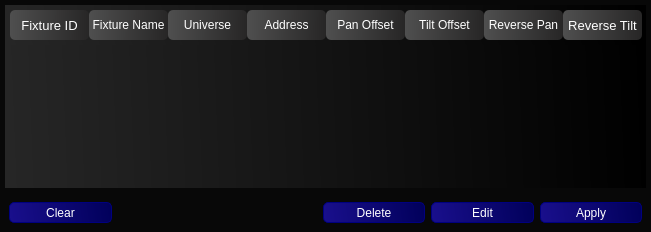
<?xml version="1.0" encoding="UTF-8"?>
<ui version="4.0">
 <class>FixtureDetails</class>
 <widget class="QWidget" name="FixtureDetails">
  <property name="geometry">
   <rect>
    <x>0</x>
    <y>0</y>
    <width>651</width>
    <height>232</height>
   </rect>
  </property>
  <property name="sizePolicy">
   <sizepolicy hsizetype="Preferred" vsizetype="Preferred">
    <horstretch>200</horstretch>
    <verstretch>200</verstretch>
   </sizepolicy>
  </property>
  <property name="maximumSize">
   <size>
    <width>16777215</width>
    <height>5000</height>
   </size>
  </property>
  <property name="windowTitle">
   <string>Form</string>
  </property>
  <property name="styleSheet">
   <string notr="true">background-color: rgb(255, 255, 255);
color:white;</string>
  </property>
  <layout class="QVBoxLayout" name="verticalLayout" stretch="5,1">
   <property name="spacing">
    <number>0</number>
   </property>
   <property name="leftMargin">
    <number>0</number>
   </property>
   <property name="topMargin">
    <number>0</number>
   </property>
   <property name="rightMargin">
    <number>0</number>
   </property>
   <property name="bottomMargin">
    <number>0</number>
   </property>
   <item>
    <widget class="QWidget" name="widget" native="true">
     <property name="styleSheet">
      <string notr="true">background-color: rgb(8, 8, 8);</string>
     </property>
     <layout class="QHBoxLayout" name="horizontalLayout_4">
      <property name="spacing">
       <number>2</number>
      </property>
      <property name="leftMargin">
       <number>5</number>
      </property>
      <property name="topMargin">
       <number>5</number>
      </property>
      <property name="rightMargin">
       <number>5</number>
      </property>
      <property name="bottomMargin">
       <number>5</number>
      </property>
      <item>
       <widget class="QWidget" name="widget_2" native="true">
        <property name="styleSheet">
         <string notr="true">background-color: qlineargradient(spread:pad, x1:0, y1:0.551, x2:1, y2:0.54, stop:0 rgba(38, 38, 38, 255), stop:1 rgba(0, 0, 0, 255));
 </string>
        </property>
        <layout class="QVBoxLayout" name="verticalLayout_4" stretch="0">
         <property name="spacing">
          <number>5</number>
         </property>
         <property name="leftMargin">
          <number>5</number>
         </property>
         <property name="topMargin">
          <number>0</number>
         </property>
         <property name="rightMargin">
          <number>4</number>
         </property>
         <property name="bottomMargin">
          <number>0</number>
         </property>
         <item>
          <widget class="QWidget" name="widget_4" native="true">
           <property name="sizePolicy">
            <sizepolicy hsizetype="Preferred" vsizetype="Preferred">
             <horstretch>250</horstretch>
             <verstretch>255</verstretch>
            </sizepolicy>
           </property>
           <property name="maximumSize">
            <size>
             <width>16777215</width>
             <height>800</height>
            </size>
           </property>
           <property name="styleSheet">
            <string notr="true">background-color:none;</string>
           </property>
           <layout class="QVBoxLayout" name="verticalLayout_2">
            <property name="spacing">
             <number>0</number>
            </property>
            <property name="leftMargin">
             <number>0</number>
            </property>
            <property name="topMargin">
             <number>5</number>
            </property>
            <property name="rightMargin">
             <number>0</number>
            </property>
            <property name="bottomMargin">
             <number>5</number>
            </property>
            <item>
             <layout class="QHBoxLayout" name="horizontalLayout">
              <property name="spacing">
               <number>0</number>
              </property>
              <item>
               <widget class="QPushButton" name="btnFixID">
                <property name="minimumSize">
                 <size>
                  <width>0</width>
                  <height>30</height>
                 </size>
                </property>
                <property name="font">
                 <font>
                  <pointsize>10</pointsize>
                 </font>
                </property>
                <property name="styleSheet">
                 <string notr="true">QPushButton{background-color: qlineargradient(spread:pad, x1:0, y1:0.568, x2:1, y2:0.574, stop:0 rgba(79, 79, 79, 255), stop:1 rgba(39, 38, 38, 255));border-style: solid;border-color: rgba(0, 0, 0, 255);border-width: 0px;border-radius: 5px;} </string>
                </property>
                <property name="text">
                 <string>Fixture ID</string>
                </property>
               </widget>
              </item>
              <item>
               <widget class="QPushButton" name="btnFixName">
                <property name="minimumSize">
                 <size>
                  <width>0</width>
                  <height>30</height>
                 </size>
                </property>
                <property name="styleSheet">
                 <string notr="true">QPushButton{background-color: qlineargradient(spread:pad, x1:0, y1:0.568, x2:1, y2:0.574, stop:0 rgba(79, 79, 79, 255), stop:1 rgba(39, 38, 38, 255));border-style: solid;border-color: rgba(0, 0, 0, 255);border-width: 0px;border-radius: 5px;} </string>
                </property>
                <property name="text">
                 <string>Fixture Name</string>
                </property>
               </widget>
              </item>
              <item>
               <widget class="QPushButton" name="btnUniverse">
                <property name="minimumSize">
                 <size>
                  <width>0</width>
                  <height>30</height>
                 </size>
                </property>
                <property name="styleSheet">
                 <string notr="true">QPushButton{background-color: qlineargradient(spread:pad, x1:0, y1:0.568, x2:1, y2:0.574, stop:0 rgba(79, 79, 79, 255), stop:1 rgba(39, 38, 38, 255));border-style: solid;border-color: rgba(0, 0, 0, 255);border-width: 0px;border-radius: 5px;} </string>
                </property>
                <property name="text">
                 <string>Universe</string>
                </property>
               </widget>
              </item>
              <item>
               <widget class="QPushButton" name="btnAddress">
                <property name="minimumSize">
                 <size>
                  <width>0</width>
                  <height>30</height>
                 </size>
                </property>
                <property name="styleSheet">
                 <string notr="true">QPushButton{background-color: qlineargradient(spread:pad, x1:0, y1:0.568, x2:1, y2:0.574, stop:0 rgba(79, 79, 79, 255), stop:1 rgba(39, 38, 38, 255));border-style: solid;border-color: rgba(0, 0, 0, 255);border-width: 0px;border-radius: 5px;} </string>
                </property>
                <property name="text">
                 <string>Address</string>
                </property>
               </widget>
              </item>
              <item>
               <widget class="QPushButton" name="btnPanOffset">
                <property name="minimumSize">
                 <size>
                  <width>0</width>
                  <height>30</height>
                 </size>
                </property>
                <property name="styleSheet">
                 <string notr="true">QPushButton{background-color: qlineargradient(spread:pad, x1:0, y1:0.568, x2:1, y2:0.574, stop:0 rgba(79, 79, 79, 255), stop:1 rgba(39, 38, 38, 255));border-style: solid;border-color: rgba(0, 0, 0, 255);border-width: 0px;border-radius: 5px;} </string>
                </property>
                <property name="text">
                 <string>Pan Offset</string>
                </property>
               </widget>
              </item>
              <item>
               <widget class="QPushButton" name="BtnTiltOffset">
                <property name="minimumSize">
                 <size>
                  <width>0</width>
                  <height>30</height>
                 </size>
                </property>
                <property name="styleSheet">
                 <string notr="true">QPushButton{background-color: qlineargradient(spread:pad, x1:0, y1:0.568, x2:1, y2:0.574, stop:0 rgba(79, 79, 79, 255), stop:1 rgba(39, 38, 38, 255));border-style: solid;border-color: rgba(0, 0, 0, 255);border-width: 0px;border-radius: 5px;} </string>
                </property>
                <property name="text">
                 <string>Tilt Offset</string>
                </property>
               </widget>
              </item>
              <item>
               <widget class="QPushButton" name="btnReversePan">
                <property name="minimumSize">
                 <size>
                  <width>0</width>
                  <height>30</height>
                 </size>
                </property>
                <property name="styleSheet">
                 <string notr="true">QPushButton{background-color: qlineargradient(spread:pad, x1:0, y1:0.568, x2:1, y2:0.574, stop:0 rgba(79, 79, 79, 255), stop:1 rgba(39, 38, 38, 255));border-style: solid;border-color: rgba(0, 0, 0, 255);border-width: 0px;border-radius: 5px;} </string>
                </property>
                <property name="text">
                 <string>Reverse Pan</string>
                </property>
               </widget>
              </item>
              <item>
               <widget class="QPushButton" name="btnReverseTilt">
                <property name="minimumSize">
                 <size>
                  <width>0</width>
                  <height>30</height>
                 </size>
                </property>
                <property name="font">
                 <font>
                  <pointsize>10</pointsize>
                 </font>
                </property>
                <property name="styleSheet">
                 <string notr="true">QPushButton{background-color: qlineargradient(spread:pad, x1:0, y1:0.568, x2:1, y2:0.574, stop:0 rgba(79, 79, 79, 255), stop:1 rgba(39, 38, 38, 255));border-style: solid;border-color: rgba(0, 0, 0, 255);border-width: 0px;border-radius: 5px;} </string>
                </property>
                <property name="text">
                 <string>Reverse Tilt</string>
                </property>
               </widget>
              </item>
             </layout>
            </item>
            <item>
             <layout class="QHBoxLayout" name="horizontalLayout_5" stretch="0">
              <property name="spacing">
               <number>0</number>
              </property>
              <item>
               <widget class="QScrollArea" name="songs_scrollArea">
                <property name="sizePolicy">
                 <sizepolicy hsizetype="Expanding" vsizetype="Ignored">
                  <horstretch>0</horstretch>
                  <verstretch>0</verstretch>
                 </sizepolicy>
                </property>
                <property name="minimumSize">
                 <size>
                  <width>0</width>
                  <height>5</height>
                 </size>
                </property>
                <property name="mouseTracking">
                 <bool>true</bool>
                </property>
                <property name="tabletTracking">
                 <bool>true</bool>
                </property>
                <property name="styleSheet">
                 <string notr="true"> background-color: qlineargradient(spread:pad, x1:0, y1:0.551, x2:1, y2:0.54, stop:0 rgba(38, 38, 38, 255), stop:1 rgba(0, 0, 0, 255));
border:none;
</string>
                </property>
                <property name="verticalScrollBarPolicy">
                 <enum>Qt::ScrollBarAlwaysOff</enum>
                </property>
                <property name="widgetResizable">
                 <bool>true</bool>
                </property>
                <widget class="QWidget" name="scrollAreaWidgetContents">
                 <property name="geometry">
                  <rect>
                   <x>0</x>
                   <y>0</y>
                   <width>630</width>
                   <height>20</height>
                  </rect>
                 </property>
                 <property name="sizePolicy">
                  <sizepolicy hsizetype="Preferred" vsizetype="Maximum">
                   <horstretch>0</horstretch>
                   <verstretch>0</verstretch>
                  </sizepolicy>
                 </property>
                 <property name="minimumSize">
                  <size>
                   <width>0</width>
                   <height>0</height>
                  </size>
                 </property>
                 <layout class="QHBoxLayout" name="horizontalLayout_2">
                  <item>
                   <layout class="QVBoxLayout" name="vlFixID">
                    <property name="spacing">
                     <number>0</number>
                    </property>
                   </layout>
                  </item>
                  <item>
                   <layout class="QVBoxLayout" name="vlFixName">
                    <property name="spacing">
                     <number>0</number>
                    </property>
                   </layout>
                  </item>
                  <item>
                   <layout class="QVBoxLayout" name="vlUniverse">
                    <property name="spacing">
                     <number>0</number>
                    </property>
                   </layout>
                  </item>
                  <item>
                   <layout class="QVBoxLayout" name="vlAddress">
                    <property name="spacing">
                     <number>0</number>
                    </property>
                   </layout>
                  </item>
                  <item>
                   <layout class="QVBoxLayout" name="vlPanOffset">
                    <property name="spacing">
                     <number>0</number>
                    </property>
                   </layout>
                  </item>
                  <item>
                   <layout class="QVBoxLayout" name="vlTiltOffset">
                    <property name="spacing">
                     <number>0</number>
                    </property>
                   </layout>
                  </item>
                  <item>
                   <layout class="QVBoxLayout" name="vlReversePan">
                    <property name="spacing">
                     <number>0</number>
                    </property>
                   </layout>
                  </item>
                  <item>
                   <layout class="QVBoxLayout" name="vlReverseTilt">
                    <property name="spacing">
                     <number>0</number>
                    </property>
                   </layout>
                  </item>
                 </layout>
                </widget>
               </widget>
              </item>
             </layout>
            </item>
            <item>
             <layout class="QHBoxLayout" name="horizontalLayout_16">
              <item>
               <widget class="QWidget" name="widget_7" native="true">
                <property name="sizePolicy">
                 <sizepolicy hsizetype="Preferred" vsizetype="MinimumExpanding">
                  <horstretch>0</horstretch>
                  <verstretch>255</verstretch>
                 </sizepolicy>
                </property>
               </widget>
              </item>
             </layout>
            </item>
           </layout>
          </widget>
         </item>
        </layout>
       </widget>
      </item>
     </layout>
    </widget>
   </item>
   <item>
    <widget class="QWidget" name="widget_3" native="true">
     <property name="styleSheet">
      <string notr="true">background-color: rgb(8, 8, 8);</string>
     </property>
     <layout class="QHBoxLayout" name="horizontalLayout_3" stretch="1,2,1,1,1">
      <item>
       <widget class="QPushButton" name="pbClear">
        <property name="sizePolicy">
         <sizepolicy hsizetype="Minimum" vsizetype="Minimum">
          <horstretch>0</horstretch>
          <verstretch>0</verstretch>
         </sizepolicy>
        </property>
        <property name="styleSheet">
         <string notr="true">QPushButton{background-color:qlineargradient(spread:pad, x1:0, y1:0.573, x2:1, y2:0.545, stop:0 rgba(25, 15, 140, 255), stop:1 rgba(1, 0, 91, 255));border-style: solid;border-color: rgb(0, 0, 127);border-width: 1px;border-radius: 5px;}
</string>
        </property>
        <property name="text">
         <string>Clear</string>
        </property>
       </widget>
      </item>
      <item>
       <spacer name="horizontalSpacer">
        <property name="orientation">
         <enum>Qt::Horizontal</enum>
        </property>
        <property name="sizeHint" stdset="0">
         <size>
          <width>40</width>
          <height>20</height>
         </size>
        </property>
       </spacer>
      </item>
      <item>
       <widget class="QPushButton" name="pbDelete">
        <property name="sizePolicy">
         <sizepolicy hsizetype="Minimum" vsizetype="Minimum">
          <horstretch>0</horstretch>
          <verstretch>0</verstretch>
         </sizepolicy>
        </property>
        <property name="styleSheet">
         <string notr="true">QPushButton{background-color:qlineargradient(spread:pad, x1:0, y1:0.573, x2:1, y2:0.545, stop:0 rgba(25, 15, 140, 255), stop:1 rgba(1, 0, 91, 255));border-style: solid;border-color: rgb(0, 0, 127);border-width: 1px;border-radius: 5px;}
</string>
        </property>
        <property name="text">
         <string>Delete</string>
        </property>
       </widget>
      </item>
      <item>
       <widget class="QPushButton" name="pbEdit">
        <property name="sizePolicy">
         <sizepolicy hsizetype="Minimum" vsizetype="Minimum">
          <horstretch>0</horstretch>
          <verstretch>0</verstretch>
         </sizepolicy>
        </property>
        <property name="styleSheet">
         <string notr="true">QPushButton{background-color:qlineargradient(spread:pad, x1:0, y1:0.573, x2:1, y2:0.545, stop:0 rgba(25, 15, 140, 255), stop:1 rgba(1, 0, 91, 255));border-style: solid;border-color: rgb(0, 0, 127);border-width: 1px;border-radius: 5px;}
</string>
        </property>
        <property name="text">
         <string>Edit</string>
        </property>
       </widget>
      </item>
      <item>
       <widget class="QPushButton" name="pbApply">
        <property name="sizePolicy">
         <sizepolicy hsizetype="Minimum" vsizetype="Minimum">
          <horstretch>0</horstretch>
          <verstretch>0</verstretch>
         </sizepolicy>
        </property>
        <property name="styleSheet">
         <string notr="true">QPushButton{background-color:qlineargradient(spread:pad, x1:0, y1:0.573, x2:1, y2:0.545, stop:0 rgba(25, 15, 140, 255), stop:1 rgba(1, 0, 91, 255));border-style: solid;border-color: rgb(0, 0, 127);border-width: 1px;border-radius: 5px;}
</string>
        </property>
        <property name="text">
         <string>Apply</string>
        </property>
       </widget>
      </item>
     </layout>
    </widget>
   </item>
  </layout>
 </widget>
 <resources/>
 <connections/>
</ui>
